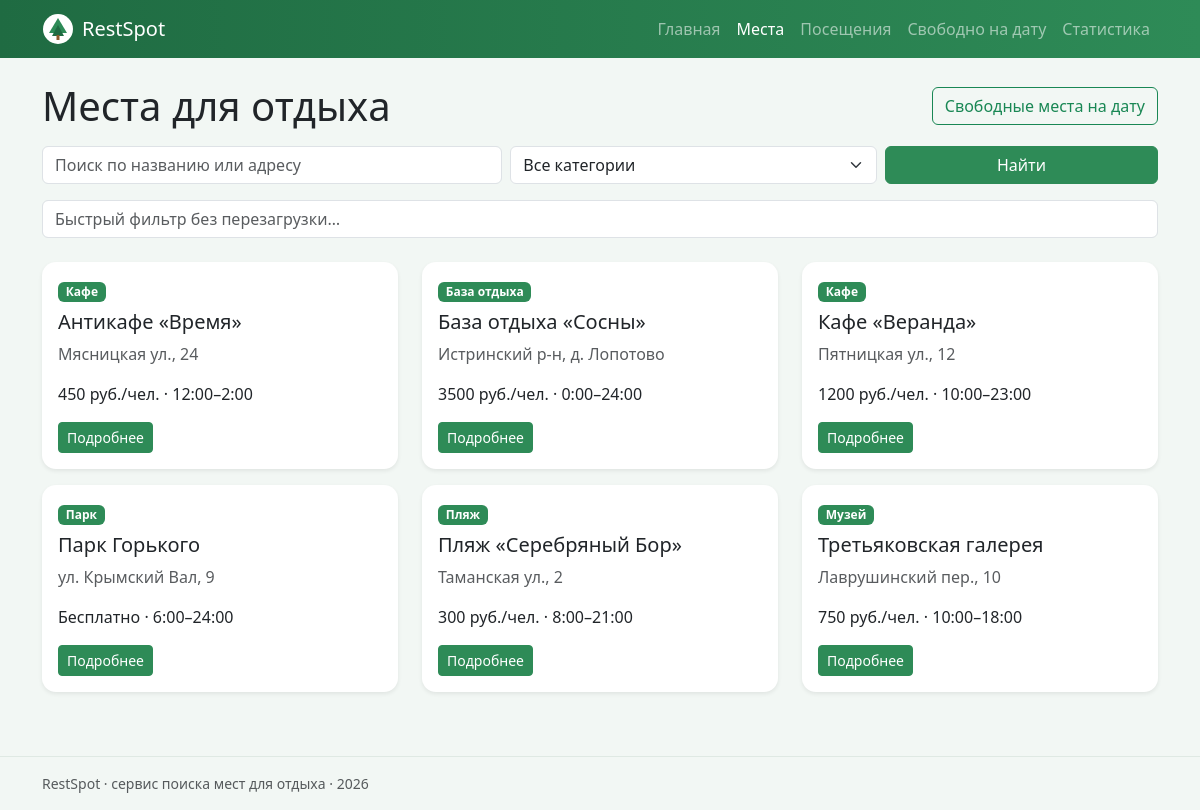
The page /places/ on the database its author committed.
### places/views.py (the view)
# urls.py: path('', views.place_list, name='list'),
def place_list(request):
    category = request.GET.get('category', '')
    text = request.GET.get('q', '').strip()
    if text:
        places = fetch_all(q.PLACES_SEARCH, {'text': f'%{text}%'})
    elif category:
        places = fetch_all(q.PLACES_BY_CATEGORY, {'category': category})
    else:
        places = fetch_all(q.PLACE_LIST)
    context = {
        'places': places,
        'categories': [r['category'] for r in fetch_all(q.CATEGORIES)],
        'category': category,
        'text': text,
    }
    return render(request, 'places/place_list.html', context)

### db/database.py (called while the page is built)
def get_connection(path: Path = DB_PATH) -> sqlite3.Connection:
    conn = sqlite3.connect(path)
    conn.row_factory = sqlite3.Row
    conn.execute("PRAGMA foreign_keys = ON")
    return conn

def _to_dict(row: sqlite3.Row) -> dict:
    data = dict(row)
    if isinstance(data.get("date"), str):
        data["day"] = date.fromisoformat(data["date"])
    return data

def fetch_all(sql: str, params: tuple | dict = ()) -> list[dict]:
    with get_connection() as conn:
        return [_to_dict(row) for row in conn.execute(sql, params)]

### templates/places/place_list.html (shortened to what this page needs)
{% extends "base.html" %}
{% block content %}
<div class="d-flex justify-content-between align-items-center mb-3">
  <h1 class="mb-0">Места для отдыха</h1>
  <a class="btn btn-outline-success" href="{% url 'places:free' %}">Свободные места на дату</a>
</div>
<form method="get" class="row g-2 mb-3">
  <div class="col-md-5">
    <input class="form-control" type="search" name="q" value="{{ text }}"
           placeholder="Поиск по названию или адресу" aria-label="Поиск">
  </div>
  <div class="col-md-4">
    <select class="form-select" name="category" aria-label="Категория">
      <option value="">Все категории</option>
    </select>
  </div>
  <div class="col-md-3 d-grid"><button class="btn btn-success">Найти</button></div>
</form>
<input id="place-filter" class="form-control mb-4" type="search"
       placeholder="Быстрый фильтр без перезагрузки…" aria-label="Фильтр мест">
<div class="row">
  {% for place in places %}
    {% include "includes/place_card.html" %}
  {% empty %}
    <p class="text-muted">Ничего не найдено.</p>
  {% endfor %}
</div>
{% endblock %}

### templates/includes/place_card.html
<div class="col-md-6 col-lg-4 mb-3 rs-place" data-search="{{ place.name|lower }} {{ place.address|lower }}">
  <div class="card h-100 shadow-sm rs-card">
    <div class="card-body">
      <span class="badge rs-badge mb-2">{{ place.category }}</span>
      <h5 class="card-title">{{ place.name }}</h5>
      <p class="card-text text-muted">{{ place.address|truncatechars:40 }}</p>
      <p class="card-text">
        {% if place.price %}{{ place.price|floatformat:0 }} руб./чел.{% else %}Бесплатно{% endif %}
        · {{ place.hours }}
      </p>
      <a href="{% url 'places:detail' place.id %}" class="btn btn-sm btn-success">Подробнее</a>
    </div>
  </div>
</div>

### static/css/style.css (style rules this page uses)
:root { --rs-green: #2e8b57; --rs-green-dark: #1f6b42; --rs-bg: #f2f7f4; }
body { background: var(--rs-bg); }
.rs-badge { background: var(--rs-green); }
.rs-card { border: none; border-radius: 14px; transition: transform .15s; }
.btn-success { background: var(--rs-green); border-color: var(--rs-green); }

### rows shown on the page
places: category "Кафе", name "Антикафе «Время»", address "Мясницкая ул., 24", price "450", hours "12:00–2:00"
places: category "База отдыха", name "База отдыха «Сосны»", address "Истринский р-н, д. Лопотово", price "3500", hours "0:00–24:00"
places: category "Кафе", name "Кафе «Веранда»", address "Пятницкая ул., 12", price "1200", hours "10:00–23:00"
places: category "Парк", name "Парк Горького", address "ул. Крымский Вал, 9", shows "Бесплатно", hours "6:00–24:00"
places: category "Пляж", name "Пляж «Серебряный Бор»", address "Таманская ул., 2", price "300", hours "8:00–21:00"
places: category "Музей", name "Третьяковская галерея", address "Лаврушинский пер., 10", price "750", hours "10:00–18:00"
